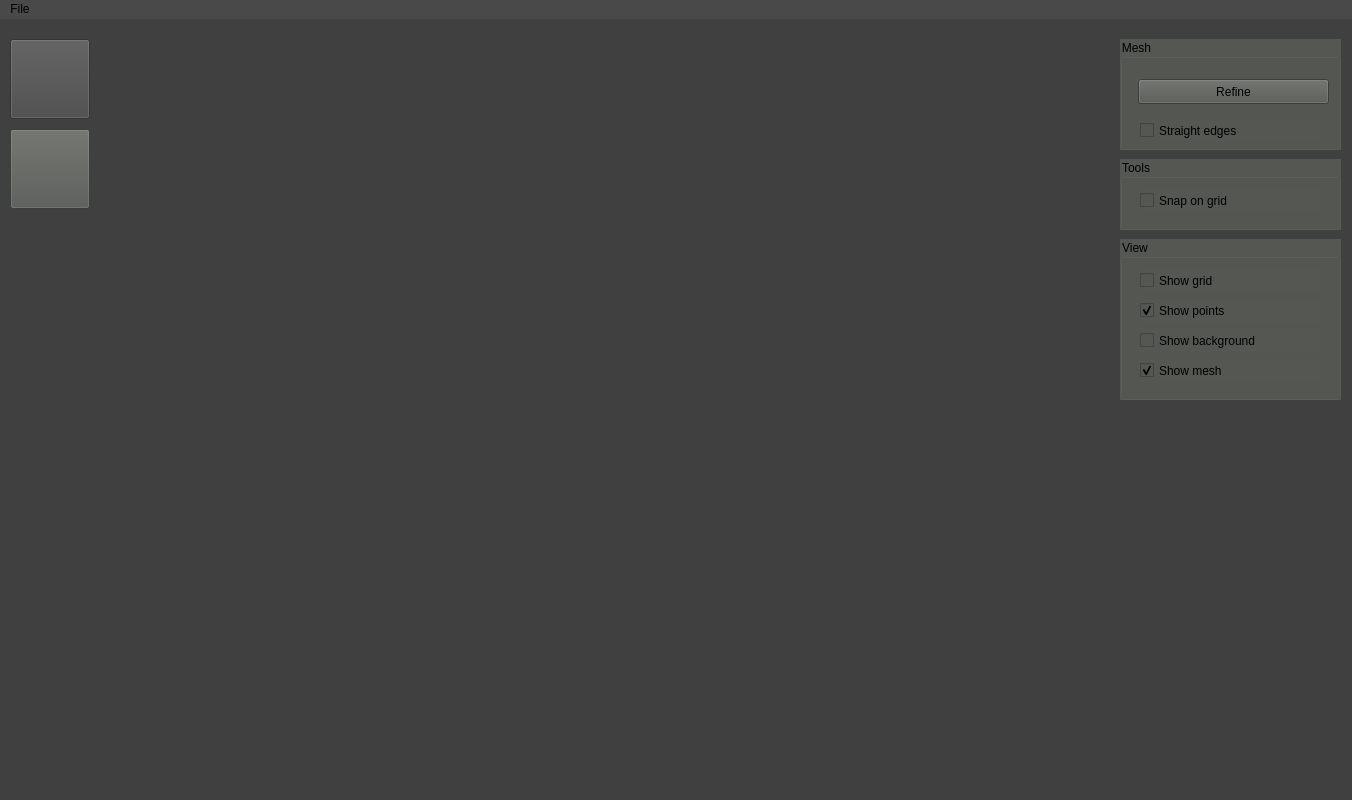
<?xml version="1.0" encoding="UTF-8"?>
<ui version="4.0">
 <class>MainWindow</class>
 <widget class="QMainWindow" name="MainWindow">
  <property name="geometry">
   <rect>
    <x>0</x>
    <y>0</y>
    <width>1352</width>
    <height>800</height>
   </rect>
  </property>
  <property name="windowTitle">
   <string>CDesigner</string>
  </property>
  <property name="autoFillBackground">
   <bool>false</bool>
  </property>
  <property name="styleSheet">
   <string notr="true">background-color: rgb(64, 64, 64);</string>
  </property>
  <widget class="QWidget" name="centralwidget">
   <widget class="QGroupBox" name="groupBox">
    <property name="geometry">
     <rect>
      <x>1120</x>
      <y>20</y>
      <width>221</width>
      <height>111</height>
     </rect>
    </property>
    <property name="styleSheet">
     <string notr="true">background-color: rgb(85, 87, 83);</string>
    </property>
    <property name="title">
     <string>Mesh</string>
    </property>
    <widget class="QPushButton" name="GenerateButton">
     <property name="geometry">
      <rect>
       <x>18</x>
       <y>40</y>
       <width>191</width>
       <height>25</height>
      </rect>
     </property>
     <property name="text">
      <string>Refine</string>
     </property>
    </widget>
    <widget class="QCheckBox" name="straightEdges">
     <property name="geometry">
      <rect>
       <x>20</x>
       <y>80</y>
       <width>181</width>
       <height>23</height>
      </rect>
     </property>
     <property name="text">
      <string>Straight edges</string>
     </property>
    </widget>
   </widget>
   <widget class="QPushButton" name="drawMode">
    <property name="geometry">
     <rect>
      <x>10</x>
      <y>20</y>
      <width>80</width>
      <height>80</height>
     </rect>
    </property>
    <property name="toolTip">
     <string extracomment="Edit control points"/>
    </property>
    <property name="styleSheet">
     <string notr="true">background-color: rgb(73, 73, 73);</string>
    </property>
    <property name="text">
     <string/>
    </property>
    <property name="icon">
     <iconset>
      <normaloff>icon/add-pointer.png</normaloff>icon/add-pointer.png</iconset>
    </property>
    <property name="iconSize">
     <size>
      <width>50</width>
      <height>50</height>
     </size>
    </property>
    <property name="flat">
     <bool>false</bool>
    </property>
   </widget>
   <widget class="QPushButton" name="editMode">
    <property name="geometry">
     <rect>
      <x>10</x>
      <y>110</y>
      <width>80</width>
      <height>80</height>
     </rect>
    </property>
    <property name="toolTip">
     <string extracomment="Draw: insert new points"/>
    </property>
    <property name="styleSheet">
     <string notr="true">background-color: rgb(85, 87, 83);</string>
    </property>
    <property name="text">
     <string/>
    </property>
    <property name="icon">
     <iconset>
      <normaloff>icon/move.png</normaloff>icon/move.png</iconset>
    </property>
    <property name="iconSize">
     <size>
      <width>50</width>
      <height>50</height>
     </size>
    </property>
   </widget>
   <widget class="GLWidget" name="openGL" native="true">
    <property name="geometry">
     <rect>
      <x>110</x>
      <y>20</y>
      <width>1000</width>
      <height>750</height>
     </rect>
    </property>
   </widget>
   <widget class="QGroupBox" name="groupBox_2">
    <property name="geometry">
     <rect>
      <x>1120</x>
      <y>140</y>
      <width>221</width>
      <height>71</height>
     </rect>
    </property>
    <property name="styleSheet">
     <string notr="true">background-color: rgb(85, 87, 83);</string>
    </property>
    <property name="title">
     <string>Tools</string>
    </property>
    <widget class="QCheckBox" name="snapOnGrid">
     <property name="geometry">
      <rect>
       <x>20</x>
       <y>30</y>
       <width>181</width>
       <height>23</height>
      </rect>
     </property>
     <property name="text">
      <string>Snap on grid</string>
     </property>
    </widget>
   </widget>
   <widget class="QGroupBox" name="groupBox_3">
    <property name="geometry">
     <rect>
      <x>1120</x>
      <y>220</y>
      <width>221</width>
      <height>161</height>
     </rect>
    </property>
    <property name="styleSheet">
     <string notr="true">background-color: rgb(85, 87, 83);</string>
    </property>
    <property name="title">
     <string>View</string>
    </property>
    <widget class="QCheckBox" name="showBg">
     <property name="geometry">
      <rect>
       <x>20</x>
       <y>90</y>
       <width>181</width>
       <height>23</height>
      </rect>
     </property>
     <property name="text">
      <string>Show background</string>
     </property>
     <property name="checked">
      <bool>false</bool>
     </property>
    </widget>
    <widget class="QCheckBox" name="showPoints">
     <property name="geometry">
      <rect>
       <x>20</x>
       <y>60</y>
       <width>181</width>
       <height>23</height>
      </rect>
     </property>
     <property name="text">
      <string>Show points</string>
     </property>
     <property name="checked">
      <bool>true</bool>
     </property>
    </widget>
    <widget class="QCheckBox" name="showGrid">
     <property name="geometry">
      <rect>
       <x>20</x>
       <y>30</y>
       <width>181</width>
       <height>23</height>
      </rect>
     </property>
     <property name="text">
      <string>Show grid</string>
     </property>
    </widget>
    <widget class="QCheckBox" name="showMesh">
     <property name="geometry">
      <rect>
       <x>20</x>
       <y>120</y>
       <width>181</width>
       <height>23</height>
      </rect>
     </property>
     <property name="text">
      <string>Show mesh</string>
     </property>
     <property name="checked">
      <bool>true</bool>
     </property>
    </widget>
   </widget>
  </widget>
  <widget class="QMenuBar" name="menuBar">
   <property name="geometry">
    <rect>
     <x>0</x>
     <y>0</y>
     <width>1352</width>
     <height>22</height>
    </rect>
   </property>
   <property name="styleSheet">
    <string notr="true">background-color: rgb(73, 73, 73);</string>
   </property>
   <widget class="QMenu" name="menuFile">
    <property name="title">
     <string>File</string>
    </property>
    <addaction name="actionNew_curve"/>
    <addaction name="separator"/>
    <addaction name="actionInsert_image"/>
    <addaction name="separator"/>
    <addaction name="actionLoad"/>
    <addaction name="actionSave"/>
    <addaction name="separator"/>
    <addaction name="actionRender"/>
   </widget>
   <addaction name="menuFile"/>
  </widget>
  <action name="actionShow_target">
   <property name="checkable">
    <bool>true</bool>
   </property>
   <property name="text">
    <string>Show target</string>
   </property>
   <property name="shortcut">
    <string>R</string>
   </property>
  </action>
  <action name="actionShow_tangent">
   <property name="checkable">
    <bool>true</bool>
   </property>
   <property name="text">
    <string>Show tangent</string>
   </property>
   <property name="shortcut">
    <string>T</string>
   </property>
  </action>
  <action name="actionNew_curve">
   <property name="text">
    <string>New curve</string>
   </property>
   <property name="shortcut">
    <string>Ctrl+N</string>
   </property>
  </action>
  <action name="actionInsert_image">
   <property name="text">
    <string>Insert image</string>
   </property>
   <property name="shortcut">
    <string>I</string>
   </property>
  </action>
  <action name="actionSave">
   <property name="text">
    <string>Save data</string>
   </property>
  </action>
  <action name="actionRender">
   <property name="text">
    <string>Render</string>
   </property>
  </action>
  <action name="actionLoad">
   <property name="text">
    <string>Load data</string>
   </property>
  </action>
 </widget>
 <customwidgets>
  <customwidget>
   <class>GLWidget</class>
   <extends>QWidget</extends>
   <header>glwidget.h</header>
   <container>1</container>
  </customwidget>
 </customwidgets>
 <resources/>
 <connections/>
</ui>
